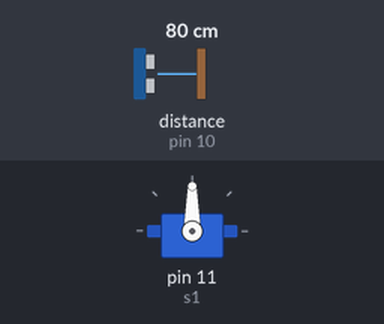
A sketch run on a simulated Arduino Uno, built with avr-gcc and run on an emulated ATmega328P. Shown: servo. Wiring (inferred from the names in the program): ultrasonic range finder: trigger pin 8; echo pin 10. The inputs (shaded band) are chosen by the test bench; at power-on: distance to the obstacle (sensor on pin 10) 80 cm. The echo pulse lasts 58.3 µs per cm.

Above: at 1.2 s.
1.3 s: distance to the obstacle (sensor on pin 10) set to 12 cm
2.8 s: distance to the obstacle (sensor on pin 10) set to 9 cm
At 3.55 s:
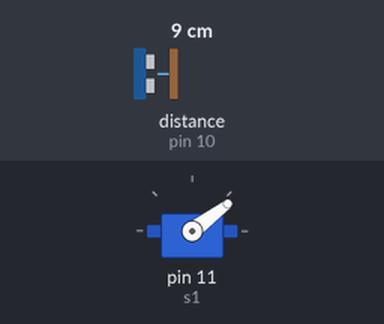
At 7.0 s:
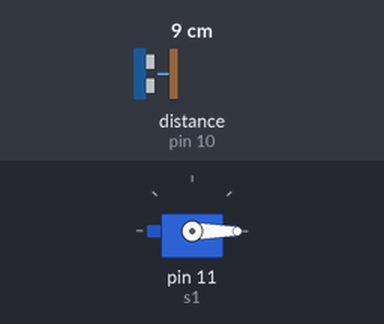
Timing chart, 0 to 8.5 s (numbered marks = the images above; inputs shaded):
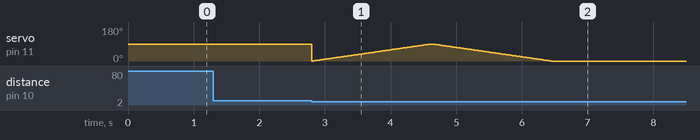

The sketch:

Sanitizer_working.ino
```cpp
#include<Servo.h>
Servo s1;
int trigpin=8;
int echopin=10;
int time;
int distance;
int count = 0;

void setup(){
  pinMode(trigpin,OUTPUT);
  pinMode(echopin,INPUT);
  s1.attach(11);
  Serial.begin(9600);
}

void loop()
{
  distance=measuredistance();
  if(distance <100)
  {
    count++;
      if(count == 1)
      {
      sanitizer();
      }
  }
  else
  {
    count =0;
  }
}

void sanitizer()
{
 for(int i=0;i<=90;i++)
    {
      s1.write(i);
      delay(20);
    }

    for(int i=90;i>=0;i--)
    {
      s1.write(i);
      delay(20);
    }
}

int measuredistance(){
  digitalWrite(trigpin,LOW);
  delayMicroseconds(2);
  digitalWrite(trigpin,HIGH);
  delayMicroseconds(10);
  digitalWrite(trigpin,LOW);

  time=pulseIn(echopin,HIGH);

  distance=time*0.34/2;

  return distance;
}
```

Measured:
- the behaviour switches between 11 and 10 cm on distance to the obstacle (sensor on pin 10) (found by bisection; images 0 and 1)
- after the input at 1.3 s, every drawn part: stays the same
